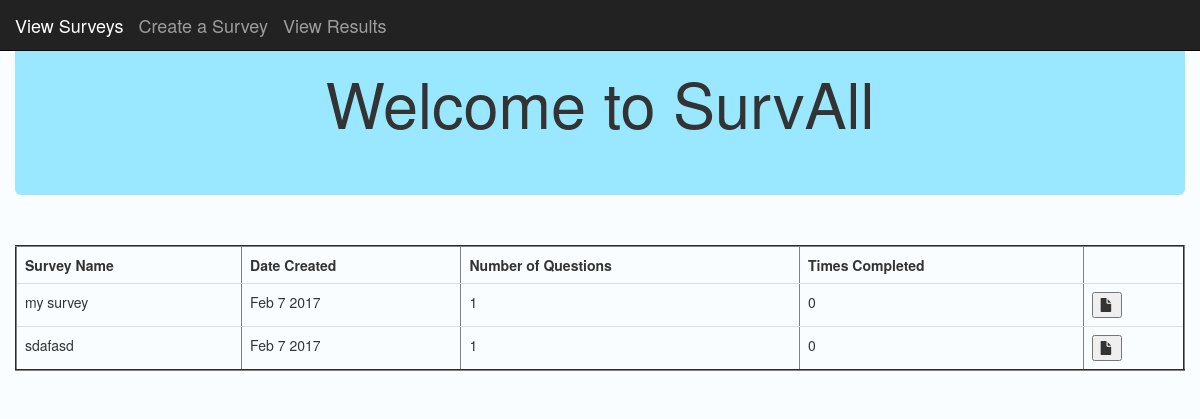
The app's page /, older data.
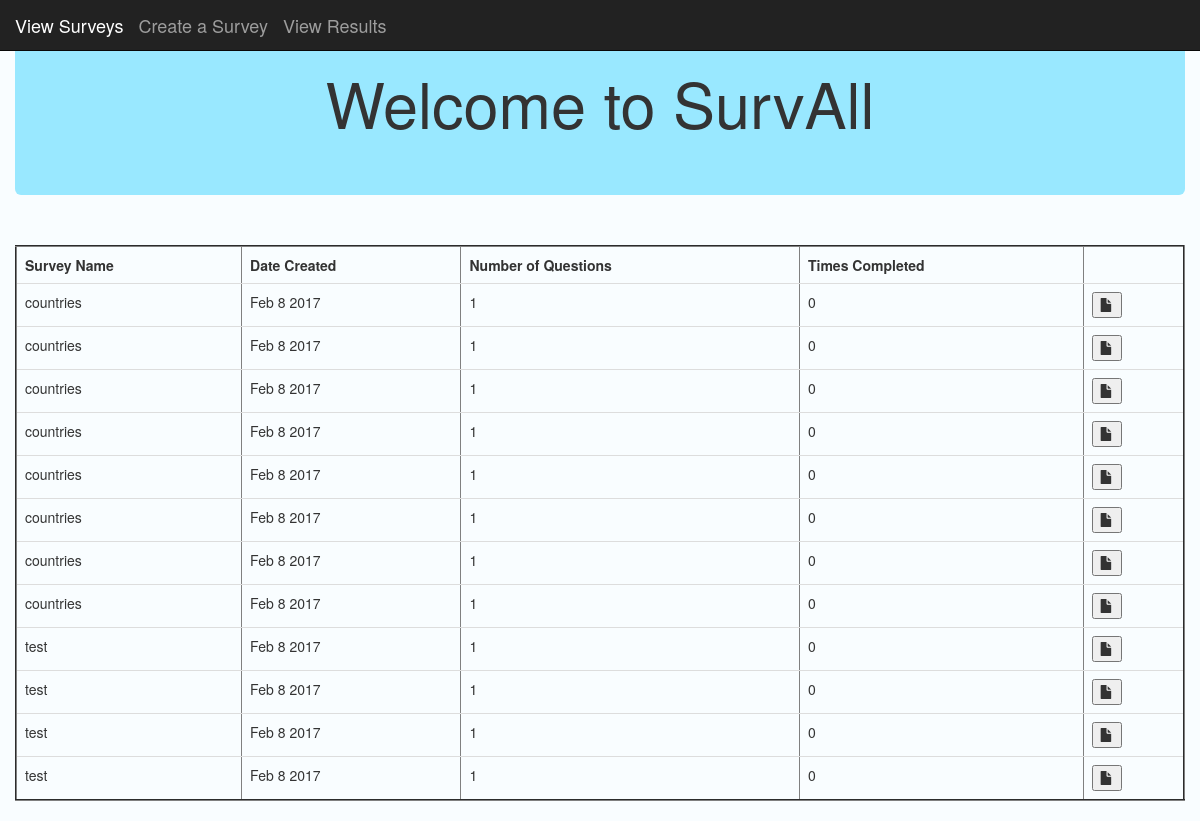
The same page, newer data.
### posts/models.py (models this page shows, shortened)
class Post(models.Model):
	title = models.CharField(max_length = 250)
	dateSurvCreated = models.DateTimeField()
	numOfQuestions = models.IntegerField( default = '1')
	numOfTimesCompleted = models.IntegerField( default = '1')
	def dateFormat(self):
		return self.dateSurvCreated.strftime('%b %e %Y')

### posts/views.py (the view)
# urls.py: 2. Add a URL to urlpatterns:  url(r'^$', views.home, name='home')
def home(request):
	posts = Post.objects.order_by('title')
	return render(request,'posts/home.html', {'posts':posts})

### posts/templates/posts/home.html (shortened to what this page needs)
<!DOCTYPE html>
<html lang="en">
  <head>
    <link rel="stylesheet" href="https://maxcdn.bootstrapcdn.com/bootstrap/3.3.7/css/bootstrap.min.css">
  </head>
	<nav class="navbar navbar-inverse navbar-fixed-top">
  		<div class="container-fluid">
    		<div class="navbar-header">
      			<a class="navbar-brand" href="{% url 'home' %}">View Surveys</a>
      			<a class="navbar-brand" href="{% url 'create_survey' %}">Create a Survey</a>
      			<a class="navbar-brand" href="#">View Results</a>
    		</div>
      		</div>
	</nav>
  <body style = "background-color: #f9fdff">
 	<div class="container-fluid">
    <div class="jumbotron" style = "background-color: #99e8ff">
      <h1 class = "text-center">Welcome to SurvAll</h1>
  </div>
    <br />
			<table class ="table" border='2'>
			    <tr>
               		<th>Survey Name</th>
               		<th>Date Created </th>
               		<th>Number of Questions</th>
               		<th>Times Completed</th>
                  <th></th>
               	</tr>
				  {% for post in posts.all %}
				  <tr>
               		<td>{{ post.title}}</td>
               		<td>{{ post.dateFormat}}</td>
               		<td>{{ post.numOfQuestions|floatformat:0 }}</td>
               		<td>{{ post.numOfTimesCompleted|floatformat:0 }}</td>
                  <td><button><span class ="glyphicon glyphicon-file"></span></button></td>
          </tr>
          {% endfor %}
			</table>
	</div>
  </body>
</html>

Row changes from the older to the newer data that the page shows:
removed Post: title "my survey", dateFormat "Feb 7 2017", numOfQuestions "1", numOfTimesCompleted "0"
removed Post: title "sdafasd", dateFormat "Feb 7 2017", numOfQuestions "1", numOfTimesCompleted "0"
added Post: title "countries", dateFormat "Feb 8 2017", numOfQuestions "1", numOfTimesCompleted "0"
added Post: title "countries", dateFormat "Feb 8 2017", numOfQuestions "1", numOfTimesCompleted "0"
added Post: title "countries", dateFormat "Feb 8 2017", numOfQuestions "1", numOfTimesCompleted "0"
added Post: title "countries", dateFormat "Feb 8 2017", numOfQuestions "1", numOfTimesCompleted "0"
added Post: title "countries", dateFormat "Feb 8 2017", numOfQuestions "1", numOfTimesCompleted "0"
added Post: title "countries", dateFormat "Feb 8 2017", numOfQuestions "1", numOfTimesCompleted "0"
added Post: title "countries", dateFormat "Feb 8 2017", numOfQuestions "1", numOfTimesCompleted "0"
added Post: title "countries", dateFormat "Feb 8 2017", numOfQuestions "1", numOfTimesCompleted "0"
added Post: title "test", dateFormat "Feb 8 2017", numOfQuestions "1", numOfTimesCompleted "0"
added Post: title "test", dateFormat "Feb 8 2017", numOfQuestions "1", numOfTimesCompleted "0"
added Post: title "test", dateFormat "Feb 8 2017", numOfQuestions "1", numOfTimesCompleted "0"
added Post: title "test", dateFormat "Feb 8 2017", numOfQuestions "1", numOfTimesCompleted "0"
